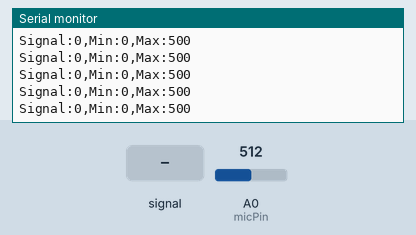
Simulated run of this sketch. Board: Arduino Uno, built with avr-gcc and run on an emulated ATmega328P. On the bench: the last lines printed to the serial monitor. The inputs (shaded band) are chosen by the test bench; at power-on: A0 (micPin) = 512.

Above: at 1.2 s.
1.3 s: A0 (micPin) fed a 200 Hz sine of ±81 counts around its level
At 1.32 s:
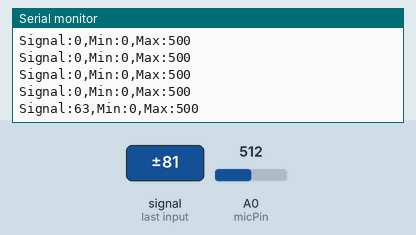
2.8 s: A0 (micPin) set to 716
At 2.82 s:
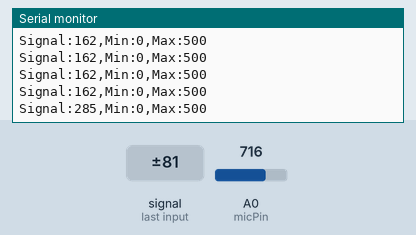
4.3 s: A0 (micPin) fed a 1000 Hz sine of ±255 counts around its level
At 4.32 s:
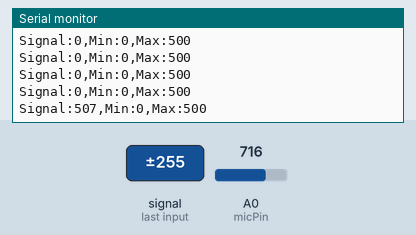
5.8 s: A0 (micPin) set to 1023
At 5.82 s:
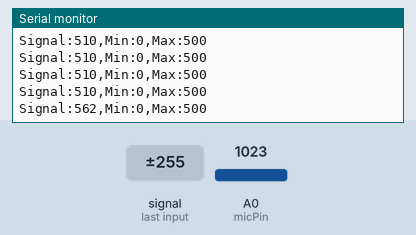
Timing chart, 0 to 8.3 s (numbered marks = the images above; inputs shaded):
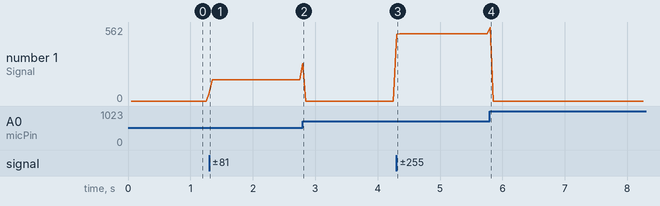

The sketch:

laser_sensor.ino
```cpp
const int micPin = A0;

void setup() {
  Serial.begin(115200);
}

void loop() {
  int minVal = 1023;
  int maxVal = 0;

  unsigned long start = millis();

  // Watch the mic for 50 ms
  while (millis() - start < 50) {
    int v = analogRead(micPin);

    if (v < minVal) minVal = v;
    if (v > maxVal) maxVal = v;
  }

  int peakToPeak = maxVal - minVal;

  // Keep Serial Plotter scale at 0–400
  Serial.print("Signal:");
  Serial.print(peakToPeak);

  Serial.print(",Min:");
  Serial.print(0);

  Serial.print(",Max:");
  Serial.println(500);
}
```

Measured:
- after the input at 1.3 s, the serial monitor: prints a new line at once (image 1)
- after the input at 2.8 s, the serial monitor: prints a new line at once (image 2)
- after the input at 4.3 s, the serial monitor: prints a new line at once (image 3)
- after the input at 5.8 s, the serial monitor: prints a new line at once (image 4)
- plotted number 1: 0 → 162 after the input at 1.3 s, 0 → 510 after the input at 4.3 s
